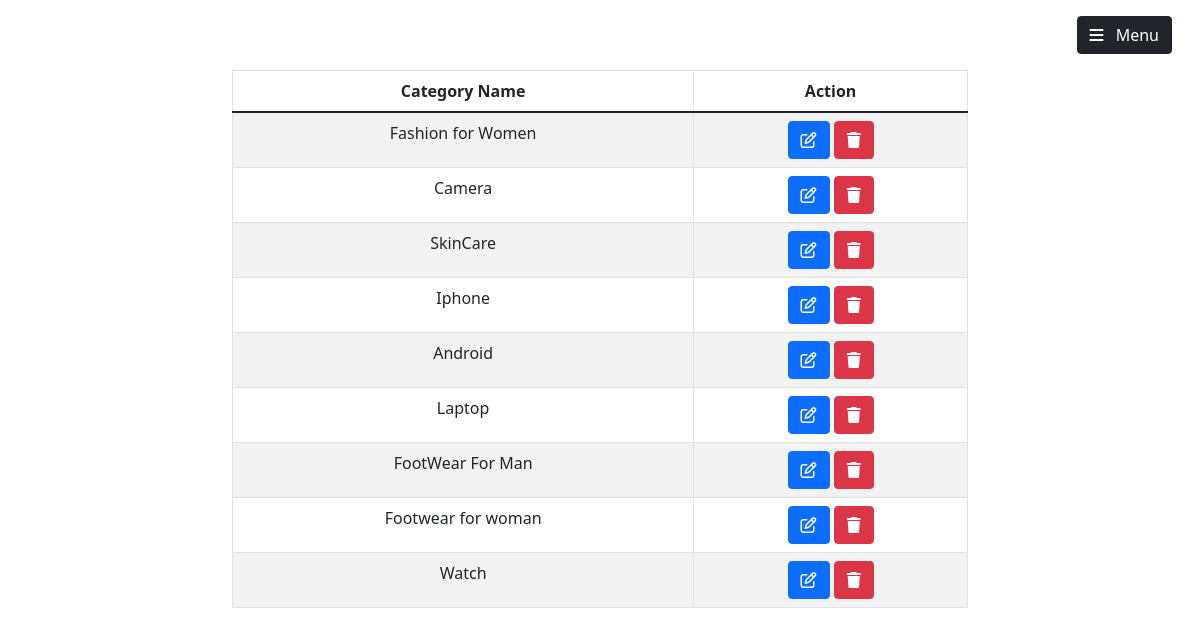
/products/category/ (signed in), run on the app's committed database.
### products/models.py (models this page shows, shortened)
class Category(models.Model):
    category_name = models.CharField(max_length=100, unique=True)
    created_at = models.DateTimeField(auto_now_add=True)

### userspage/auth.py (the view)
    def wrapper_function(request, *args, **kwargs):
        if request.user.is_staff:
            return view_function(request, *args, **kwargs)
        else:
            return redirect('/')

### products/views.py (called while the page is built)
@login_required
@admin_only
def show_category(request):
    category = Category.objects.all()
    context = {
        'category': category
    }
    return render(request, "products/showcategory.html", context)

### userspage/auth.py (called while the page is built)
def admin_only(view_function):
    def wrapper_function(request, *args, **kwargs):
        if request.user.is_staff:
            return view_function(request, *args, **kwargs)
        else:
            return redirect('/')
    return wrapper_function

### products/templates/products/showcategory.html (shortened to what this page needs)
    {% extends "admins/adminlayout.html" %}
    {%block main_content%}
    <div class="container">
    <div class="row d-flex justify-content-center">
        <div class="col-md-8 text-center md-5">
    <table class="table table-bordered table-striped">
        <thead>
            <tr>
                <th>Category Name</th>
                <th>Action</th>
            </tr>
        </thead>
        <tbody>
            {% for item in category %}
            <tr>
                <td>{{ item.category_name }}</td>
                <td>
                    <a href="/products/updatecategory/{{ item.id }}" class="btn btn-primary"><i class="fa-regular fa-pen-to-square"></i></a>
                    <a href="/products/deletecategory/{{ item.id }}/" class="btn btn-danger" onclick="return confirm('Are you sure want to delete this category?')"><i class="fa-solid fa-trash"></i></a>
            </tr>
            {% endfor %}
        </tbody>
    </table>
        </div>
        </div>
    </div>
    {% endblock %}

### data on the page
Category: category_name "Fashion for Women"
Category: category_name "Camera"
Category: category_name "SkinCare"
Category: category_name "Iphone"
Category: category_name "Android"
Category: category_name "Laptop"
Category: category_name "FootWear For Man"
Category: category_name "Footwear for woman"
Category: category_name "Watch"
